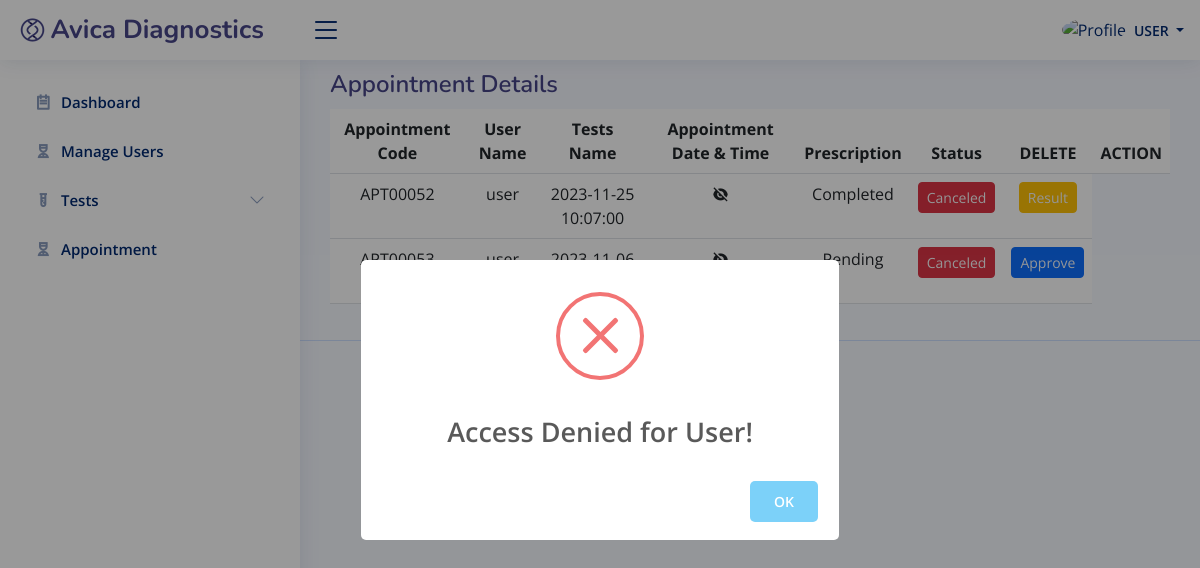
The app's page /admin/appointment.php (signed in) with its own data.
### tables this page shows
CREATE TABLE `tb_appointment_list` (
  `apt_id` int(10) NOT NULL,
  `code` varchar(100) NOT NULL,
  `user_id` int(10) NOT NULL,
  `schedule` datetime NOT NULL,
  `pres` varchar(150) NOT NULL,
  `price` int(10) NOT NULL,
  `status` int(50) NOT NULL,
  `date_created` datetime NOT NULL,
  `date_updated` datetime DEFAULT NULL
);

CREATE TABLE `tb_user` (
  `id` int(10) NOT NULL,
  `fname` text NOT NULL,
  `lname` text NOT NULL,
  `gender` varchar(30) NOT NULL,
  `contact` varchar(100) NOT NULL,
  `username` varchar(50) NOT NULL,
  `email` text NOT NULL,
  `pass` text NOT NULL,
  `dob` date NOT NULL,
  `address` text NOT NULL,
  `usertype` text NOT NULL,
  `date_created` datetime NOT NULL,
  `date_updated` datetime DEFAULT NULL
);

### admin/appointment.php (the view, shortened to what this page needs)
<?php
	include('constant/security.php');
	include('constant/header.php');
	include('constant/sidebar.php');
?>
<main id="main" class="main">
    <div class="pagetitle">
      <h1>Appointment Details</h1>
    </div>
    <section class="section">
      <div class="row">
        <div class="col-lg-12">
          <table class="table">
            <thead>
              <tr class="text-center ">
                <th scope="col">Appointment Code</th>
                <th scope="col">User Name</th>
                <th scope="col">Tests Name</th>
                <th scope="col">Appointment Date & Time</th>
                <th scope="col">Prescription</th>
                <th scope="col">Status</th>
                <th scope="col">DELETE</th>
                <th scope="col">ACTION</th>
              </tr>
            </thead>
            <tbody>
            <?php
              $sql = "SELECT
                          al.code AS appointment_code,
                          u.username AS user_name,
                          -- t.test_name AS test_name,
                          al.schedule,
                          al.status ,
                          al.apt_id ,
                          al.pres
                      FROM
                          tb_appointment_list al
                      JOIN
                          tb_user u ON al.user_id = u.id
                      -- JOIN
                      --     tb_test t ON al.test_id = t.test_id;";
              $result = $conn->query($sql);
              if ($result->num_rows > 0) {
                while ($row = $result->fetch_assoc()) {
                  echo '<tr class="text-center ">';
                  echo '<td>' . $row["appointment_code"] . '</td>';
                  echo '<td>' . $row["user_name"] . '</td>';
                  echo '<td>' . $row["schedule"] . '</td>';
                  echo "<td>" ?>
                  <?php
                  $pres=$row["pres"];
                  if($pres!==""){
                  ?>
                    <a class="d-flex justify-content-center link-dark" href=<?php echo "../assets/upload/".$row["pres"]; ?> >  <i class="ri-eye-fill"></i></a>
                  <?php
                  } else {
                  ?>
                    <i  class="ri-eye-off-fill d-flex justify-content-center "></i>
                  <?php
                  }
                  echo "<td>" ?>
                  <?php
                  $status=$row['status'];
                  if($status==0){
                    ?>
                    Pending
                    <?php
                  } elseif($status==1) {
                    ?>
                    Approved
                    <?php
                  } else {
                    ?>
                    Completed
                    <?php
                  }
                  ?>
                  <?php "</td>";
                  echo "<td>";
                  ?>
                    <button class="btn btn-danger btn-sm">
                      <a class="link-light" href="delete.php?apt_id=<?php echo $row["apt_id"]; ?>">Canceled</a>
                    </button>
                  <?php "</td>";
                    echo "<td>";
                    $status=$row['status'];
                    if($status==0){
                  ?>
                  <button class="btn btn-primary btn-sm">
                    <a class="link-light" href="update.php?apt_id=<?php echo $row["apt_id"]; ?>">Approve</a>
                  </button>
                  <?php
                    } elseif($status==1) {
                  ?>
                  <button class="btn btn-success btn-sm">
                    <a class="link-light" href="update.php?apt_id=<?php echo $row["apt_id"]; ?>">Complete</a>
                  </button>
                  <?php
                    } else {
                  ?>
                  <button class="btn btn-warning btn-sm">
                    <a class="link-light" href="result.php?apt_id=<?php echo $row["apt_id"]; ?>">Result</a>
                  </button>
                  <?php
                    }
                  echo "</td>";
                  echo "</tr>";
                }
              }
            ?>
            </tbody>
          </table>
        </div>
      </div>
    </section>
  </main>
<?php
include('constant/footer.php');
?>

### admin/assets/css/style.css (style rules this page uses)
:root { scroll-behavior: smooth; }
body { font-family: "Open Sans", sans-serif; background: #f6f9ff; color: #444444; }
a { color: #4154f1; text-decoration: none; }
h1, h2, h3, h4, h5, h6 { font-family: "Nunito", sans-serif; }
#main { margin-top: 50px; padding: 20px 30px; transition: all 0.3s; }
.pagetitle { margin-bottom: 10px; }
.pagetitle h1 { font-size: 24px; margin-bottom: 0; font-weight: 600; color: rgb(71, 69, 136); }
@media (min-width: 1200px) { #main, #footer { margin-left: 300px; } }

### records on screen
tb_appointment_list: code "APT00052", user.username "user", schedule "2023-11-25 10:07:00", status "Completed"
tb_appointment_list: code "APT00053", user.username "user", schedule "2023-11-06…", status "Pending"

### other values on screen
$_SESSION['usertype'] "USER"
